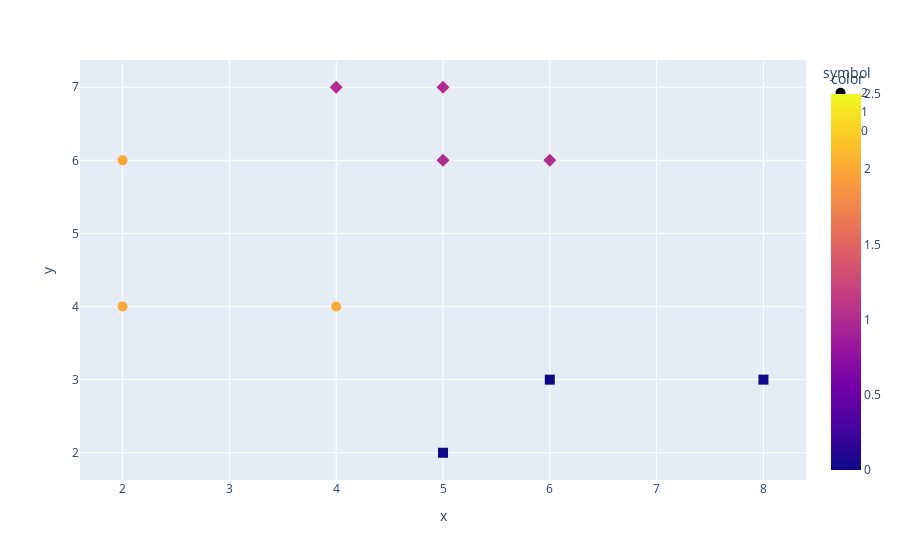

Notebook code cell kept with this figure:
### Code cell
plot_data_2d(kmeans_prediction)

### Figure 1 — Plotly figure (JSON) as saved in the notebook; plotly's stock layout.template omitted (floating-point values rounded to 4 significant figures)
{"data": [{"hovertemplate": "symbol=2<br>x=%{x}<br>y=%{y}<br>color=%{marker.color}<extra></extra>", "legendgroup": "2", "marker": {"color": [2, 2, 2], "coloraxis": "coloraxis", "size": 10, "symbol": "circle"}, "mode": "markers", "name": "2", "orientation": "v", "showlegend": true, "type": "scatter", "x": [2, 2, 4], "xaxis": "x", "y": [4, 6, 4], "yaxis": "y"}, {"hovertemplate": "symbol=1<br>x=%{x}<br>y=%{y}<br>color=%{marker.color}<extra></extra>", "legendgroup": "1", "marker": {"color": [1, 1, 1, 1], "coloraxis": "coloraxis", "size": 10, "symbol": "diamond"}, "mode": "markers", "name": "1", "orientation": "v", "showlegend": true, "type": "scatter", "x": [5, 4, 6, 5], "xaxis": "x", "y": [6, 7, 6, 7], "yaxis": "y"}, {"hovertemplate": "symbol=0<br>x=%{x}<br>y=%{y}<br>color=%{marker.color}<extra></extra>", "legendgroup": "0", "marker": {"color": [0, 0, 0], "coloraxis": "coloraxis", "size": 10, "symbol": "square"}, "mode": "markers", "name": "0", "orientation": "v", "showlegend": true, "type": "scatter", "x": [8, 5, 6], "xaxis": "x", "y": [3, 2, 3], "yaxis": "y"}], "layout": {"coloraxis": {"colorbar": {"title": {"text": "color"}}, "colorscale": [[0, "#0d0887"], [0.1111, "#46039f"], [0.2222, "#7201a8"], [0.3333, "#9c179e"], [0.4444, "#bd3786"], [0.5556, "#d8576b"], [0.6667, "#ed7953"], [0.7778, "#fb9f3a"], [0.8889, "#fdca26"], [1, "#f0f921"]]}, "legend": {"title": {"text": "symbol"}, "tracegroupgap": 0}, "margin": {"t": 60}, "xaxis": {"anchor": "y", "domain": [0, 1], "title": {"text": "x"}}, "yaxis": {"anchor": "x", "domain": [0, 1], "title": {"text": "y"}}}}
